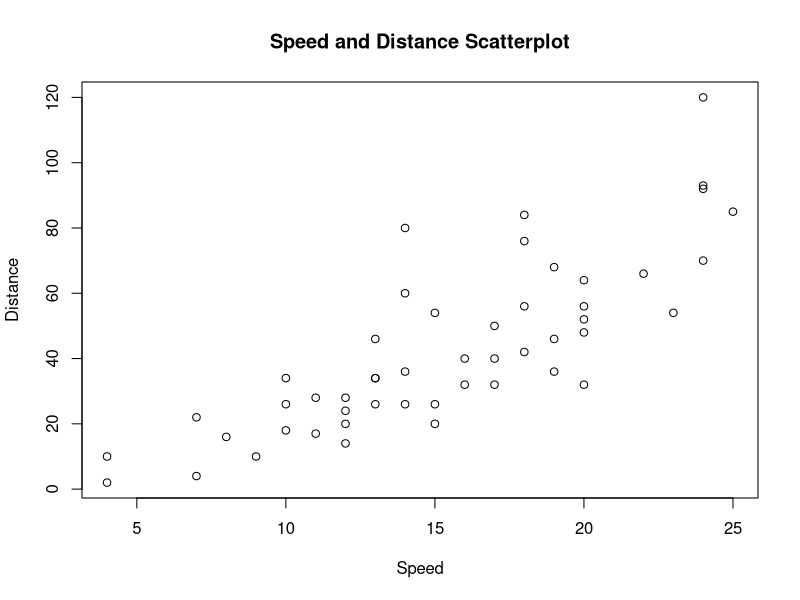
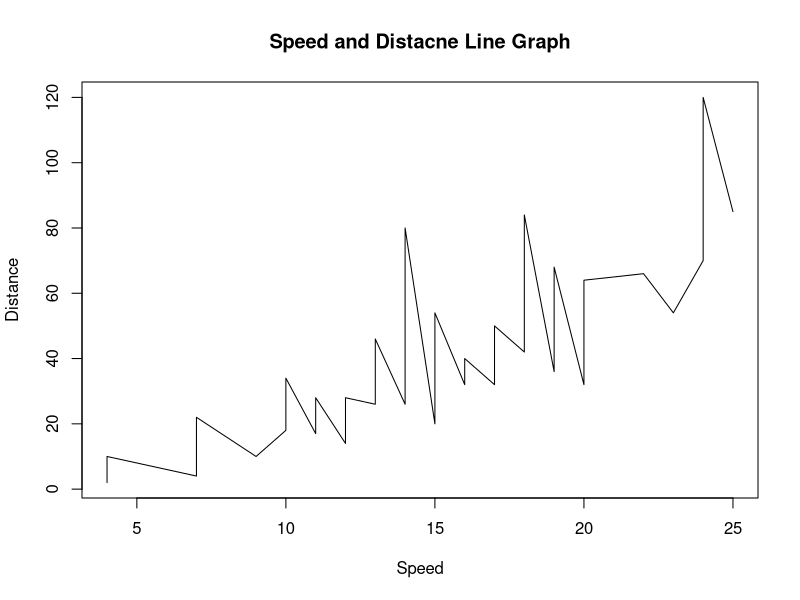

Write R code to recreate these figures, in order.
## ---- chunk 1
setwd("/tmp")
data(cars)
cars
## ---- chunk 2
# Add code here.  See manual page for the plot() command.
# png(file="cars_speed_dist.png")
plot(x=cars$speed, y=cars$dist, xlab="Speed", ylab="Distance", 
     main="Speed and Distance Scatterplot")
dev.off()

plot(cars, type="l", xlab="Speed", ylab="Distance", main="Speed and Distacne Line Graph")
## ---- chunk 3
# Add code here.  See manual page for the summary() command.
summary(cars)
## ---- chunk 4
# Add code here.  Save maximum speed in a variable called "max.speed" and
# minimum distance in a variable called "min.dist".  The code below will
# print your output.
max.speed <- max(cars$speed)
min.dist  <- min(cars$dist)
str <- paste0("Maximum speed is ", max.speed, ", and minimum distance is ", 
              min.dist)
str
